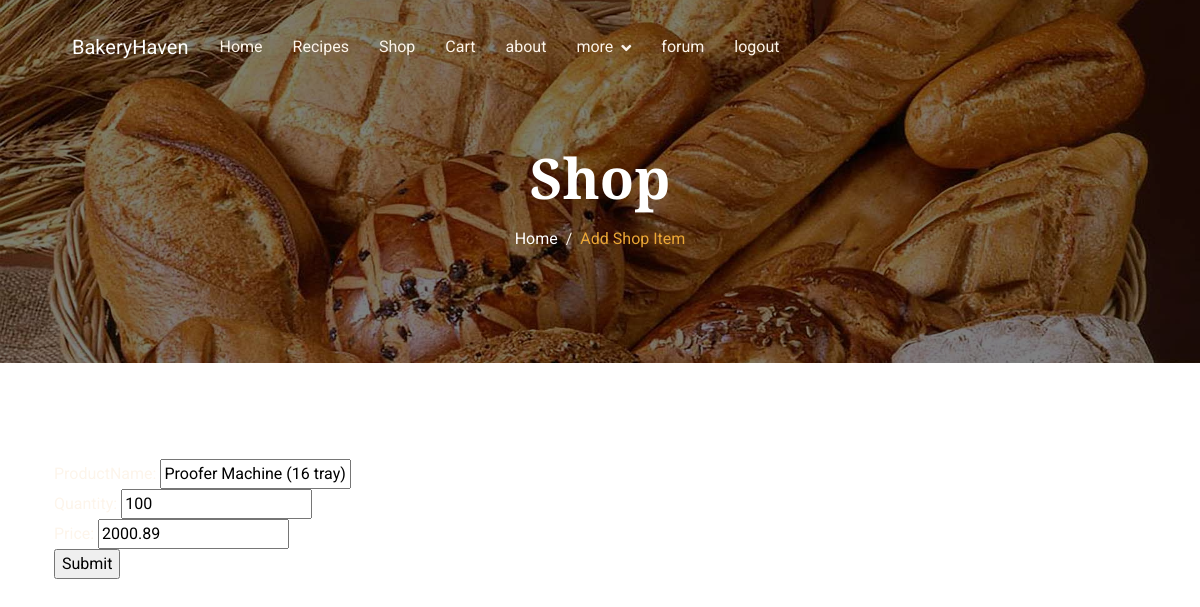
Page /shop/update-shop/1/ (signed in) on the committed database.
### base/models.py (models this page shows, shortened)
class Shop(models.Model):
    productName = models.CharField(max_length=150)
    quantity = models.IntegerField()
    price = models.DecimalField(max_digits=10, decimal_places=2)
    created_at = models.DateTimeField(auto_now_add=True)
    updated_at = models.DateTimeField(auto_now=True)
    class Meta:
        ordering =['-updated_at','-created_at']

### base/views.py (the view)
# urls.py: path('shop/update-shop/<str:pk>/',views.updateShop, name='update-shop'),
@login_required(login_url="login")
def updateShop(request, pk):
    shop = Shop.objects.get(id=pk)
    form = ShopForm(instance= shop)
    if request.method == 'POST':
        form = ShopForm(request.POST, instance = shop)
        form.save()
        return redirect('shops')
    context = {"form":form}
    return render(request, 'base/shop_form.html', context)

### base/forms.py
class ShopForm(ModelForm):
    class Meta: # metadata or rather extra information..
        model = Shop
        fields ='__all__'

### base/templates/base/shop_form.html (shortened to what this page needs)
{% extends 'main.html'%}
{% block content%}
    <div class="container-fluid page-header py-6 wow fadeIn" data-wow-delay="0.1s">
        <div class="container text-center pt-5 pb-3">
            <h1 class="display-4 text-white animated slideInDown mb-3">Shop</h1>
            <nav aria-label="breadcrumb animated slideInDown">
                <ol class="breadcrumb justify-content-center mb-0">
                    <li class="breadcrumb-item"><a class="text-white" href="{% url 'home' %}">Home</a></li>
                     <li class="breadcrumb-item text-primary active" aria-current="page">Add Shop Item</li>
                </ol>
            </nav>
        </div>
    </div>
<form method="POST"  class="container my-4">
    {{form}}
    <input type="submit" />
</form>
{% endblock content %}

### base/static/css/style.css (style rules this page uses)
:root { --primary: #EAA636; --secondary: #545454; --light: #FDF5EB; --dark: #1E1916; }
.py-6 { padding-top: 6rem; padding-bottom: 6rem; }
.page-header { margin-bottom: 6rem; background: linear-gradient(rgba(0, 0, 0, .5), rgba(0, 0, 0, .5)), url(../img/carousel-1.jpg) center center no-repeat; background-size: cover; }
.breadcrumb-item+.breadcrumb-item::before { color: var(--light); }

### rows in the picture
Shop: productName "Proofer Machine (16 tray)", quantity "100", price "2000.89"
